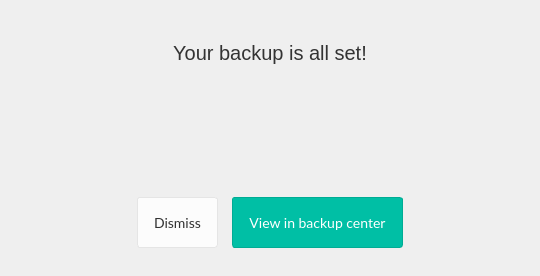
<?xml version="1.0" encoding="UTF-8"?>
<ui version="4.0">
 <class>BackupSetupSuccessDialog</class>
 <widget class="QDialog" name="BackupSetupSuccessDialog">
  <property name="windowModality">
   <enum>Qt::WindowModal</enum>
  </property>
  <property name="geometry">
   <rect>
    <x>0</x>
    <y>0</y>
    <width>540</width>
    <height>276</height>
   </rect>
  </property>
  <property name="windowTitle">
   <string>Dialog</string>
  </property>
  <property name="styleSheet">
   <string notr="true">#lAllSet
{
color: #333333;
font-family: &quot;SF UI Text&quot;;
font-size: 20px;
}

#BackupSetupSuccessDialog  QPushButton
{
border-radius: 3px;
font-family: Lato;
font-size: 14px;
padding-left: 16px;
padding: 16px;
}

#bDismiss
{
background-color: qlineargradient(x1: 0, y1: 0, x2: 0, y2: 1,
stop: 0 #ffffff, stop: 1 #FCFCFC);
border: 1px solid #e5e5e5;
background: #FCFCFC;
color: #333333;
}

#bOpenBackupCenter
{
border: 1px solid #00AC94;
background-color: #00BFA5;
color: #FFFFFF;
}</string>
  </property>
  <property name="modal">
   <bool>true</bool>
  </property>
  <layout class="QVBoxLayout" name="verticalLayout_2">
   <property name="spacing">
    <number>35</number>
   </property>
   <property name="leftMargin">
    <number>0</number>
   </property>
   <property name="topMargin">
    <number>28</number>
   </property>
   <property name="rightMargin">
    <number>0</number>
   </property>
   <property name="bottomMargin">
    <number>28</number>
   </property>
   <item>
    <widget class="QLabel" name="lAllSet">
     <property name="text">
      <string>Your backup is all set!</string>
     </property>
     <property name="alignment">
      <set>Qt::AlignCenter</set>
     </property>
    </widget>
   </item>
   <item>
    <widget class="QLabel" name="lRewind">
     <property name="text">
      <string notr="true"/>
     </property>
     <property name="pixmap">
      <pixmap resource="../Resources_linux.qrc">:/images/illustration/rewind.png</pixmap>
     </property>
     <property name="alignment">
      <set>Qt::AlignCenter</set>
     </property>
    </widget>
   </item>
   <item>
    <layout class="QHBoxLayout" name="buttonsLayout">
     <property name="spacing">
      <number>14</number>
     </property>
     <property name="leftMargin">
      <number>131</number>
     </property>
     <property name="rightMargin">
      <number>131</number>
     </property>
     <item>
      <spacer name="horizontalSpacer_2">
       <property name="orientation">
        <enum>Qt::Horizontal</enum>
       </property>
       <property name="sizeHint" stdset="0">
        <size>
         <width>40</width>
         <height>20</height>
        </size>
       </property>
      </spacer>
     </item>
     <item>
      <widget class="QPushButton" name="bDismiss">
       <property name="sizePolicy">
        <sizepolicy hsizetype="Maximum" vsizetype="Fixed">
         <horstretch>0</horstretch>
         <verstretch>0</verstretch>
        </sizepolicy>
       </property>
       <property name="minimumSize">
        <size>
         <width>0</width>
         <height>48</height>
        </size>
       </property>
       <property name="text">
        <string>Dismiss</string>
       </property>
      </widget>
     </item>
     <item>
      <widget class="QPushButton" name="bOpenBackupCenter">
       <property name="sizePolicy">
        <sizepolicy hsizetype="Maximum" vsizetype="Fixed">
         <horstretch>0</horstretch>
         <verstretch>0</verstretch>
        </sizepolicy>
       </property>
       <property name="minimumSize">
        <size>
         <width>0</width>
         <height>48</height>
        </size>
       </property>
       <property name="text">
        <string>View in backup center</string>
       </property>
      </widget>
     </item>
     <item>
      <spacer name="horizontalSpacer">
       <property name="orientation">
        <enum>Qt::Horizontal</enum>
       </property>
       <property name="sizeHint" stdset="0">
        <size>
         <width>40</width>
         <height>20</height>
        </size>
       </property>
      </spacer>
     </item>
    </layout>
   </item>
  </layout>
 </widget>
 <resources>
  <include location="../Resources_linux.qrc"/>
 </resources>
 <connections>
  <connection>
   <sender>bDismiss</sender>
   <signal>clicked()</signal>
   <receiver>BackupSetupSuccessDialog</receiver>
   <slot>reject()</slot>
   <hints>
    <hint type="sourcelabel">
     <x>175</x>
     <y>222</y>
    </hint>
    <hint type="destinationlabel">
     <x>269</x>
     <y>137</y>
    </hint>
   </hints>
  </connection>
  <connection>
   <sender>bOpenBackupCenter</sender>
   <signal>clicked()</signal>
   <receiver>BackupSetupSuccessDialog</receiver>
   <slot>accept()</slot>
   <hints>
    <hint type="sourcelabel">
     <x>319</x>
     <y>222</y>
    </hint>
    <hint type="destinationlabel">
     <x>269</x>
     <y>137</y>
    </hint>
   </hints>
  </connection>
 </connections>
</ui>
